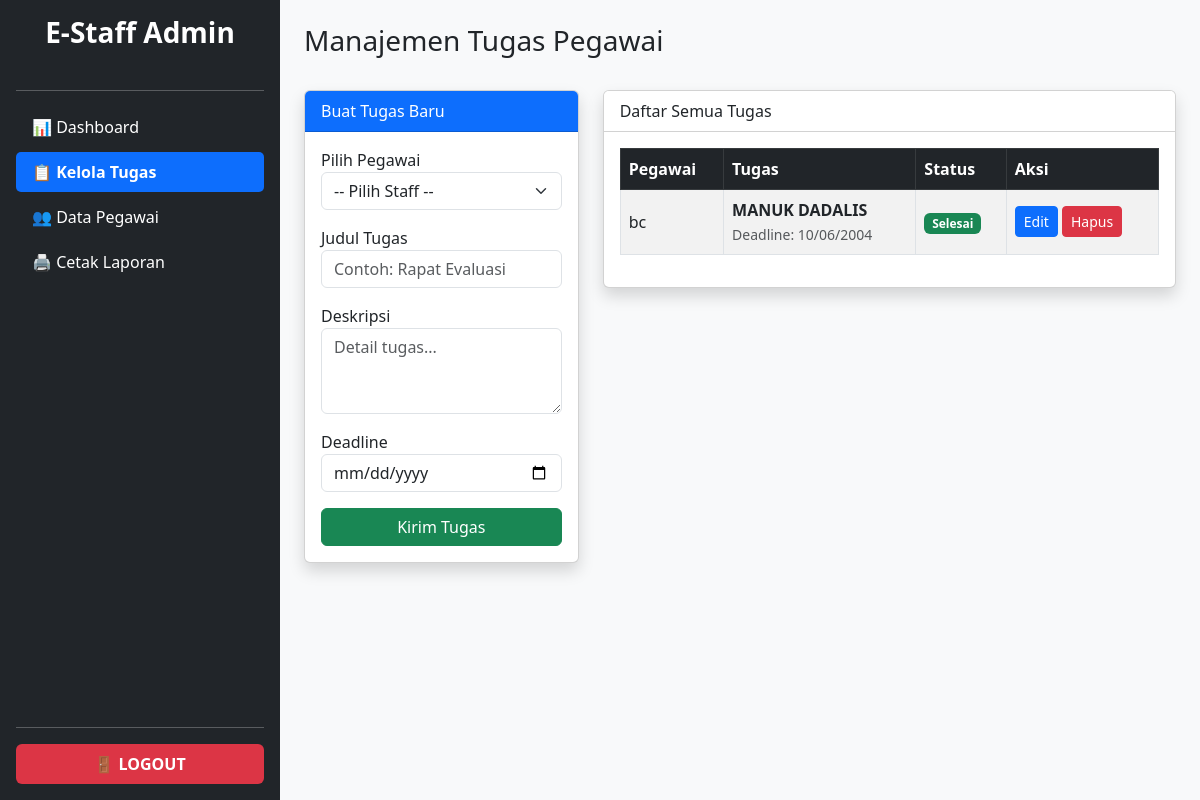
The app's page /admin/tugas.php (signed in) with its own data.
### tables this page shows
CREATE TABLE `tugas` (
  `id` int(11) NOT NULL,
  `user_id` int(11) NOT NULL,
  `judul` varchar(100) NOT NULL,
  `deskripsi` text DEFAULT NULL,
  `deadline` date DEFAULT NULL,
  `status` enum('Belum Selesai','Selesai') DEFAULT 'Belum Selesai',
  `created_at` timestamp NOT NULL DEFAULT current_timestamp()
);

CREATE TABLE `users` (
  `id` int(11) NOT NULL,
  `username` varchar(50) NOT NULL,
  `email` varchar(100) NOT NULL,
  `password` varchar(255) NOT NULL,
  `nama_lengkap` varchar(100) NOT NULL,
  `role` enum('admin','staff') DEFAULT 'staff',
  `foto_profil` varchar(255) DEFAULT 'default.png',
  `is_active` tinyint(1) DEFAULT 0,
  `activation_code` varchar(255) DEFAULT NULL,
  `created_at` timestamp NOT NULL DEFAULT current_timestamp()
);

### admin/tugas.php (the view, shortened to what this page needs)
<?php
include('../config/koneksi.php');
?>
<!DOCTYPE html>
<html lang="id">
<head>
    <link href="https://cdn.jsdelivr.net/npm/bootstrap@5.3.0/dist/css/bootstrap.min.css" rel="stylesheet">
</head>
<body>
<div class="d-flex">
    <?php
    include('sidebar.php');
    ?>
    <div class="bg-light p-4 content">
        <div class="d-flex justify-content-between mb-4">
            <h3>Manajemen Tugas Pegawai</h3>
        </div>
        <div class="row">
            <div class="col-md-4">
                <div class="card shadow mb-4">
                    <div class="card-header bg-primary text-white">Buat Tugas Baru</div>
                    <div class="card-body">
                        <form method="POST">
                            <div class="mb-3">
                                <label>Pilih Pegawai</label>
                                <select name="user_id" class="form-select" required>
                                    <option value="">-- Pilih Staff --</option>
                                </select>
                            </div>
                            <div class="mb-3">
                                <label>Judul Tugas</label>
                                <input type="text" name="judul" class="form-control" required placeholder="Contoh: Rapat Evaluasi">
                            </div>
                            <div class="mb-3">
                                <label>Deskripsi</label>
                                <textarea name="deskripsi" class="form-control" rows="3" placeholder="Detail tugas..."></textarea>
                            </div>
                            <div class="mb-3">
                                <label>Deadline</label>
                                <input type="date" name="deadline" class="form-control" required>
                            </div>
                            <button type="submit" name="simpan_tugas" class="btn btn-success w-100">Kirim Tugas</button>
                        </form>
                    </div>
                </div>
            </div>
            <div class="col-md-8">
                <div class="card shadow">
                    <div class="card-header bg-white">Daftar Semua Tugas</div>
                    <div class="card-body">
                        <table class="table table-bordered table-striped align-middle">
                            <thead class="table-dark">
                                <tr>
                                    <th>Pegawai</th>
                                    <th>Tugas</th>
                                    <th>Status</th>
                                    <th>Aksi</th>
                                </tr>
                            </thead>
                            <tbody>
                                <?php
                                $query = "SELECT tugas.*, users.nama_lengkap
                                          FROM tugas
                                          JOIN users ON tugas.user_id = users.id
                                          ORDER BY tugas.id DESC";
                                $result = mysqli_query($koneksi, $query);
                                if(mysqli_num_rows($result) > 0) {
                                    while($row = mysqli_fetch_assoc($result)){
                                ?>
                                <tr>
                                    <td><?php echo $row['nama_lengkap']; ?></td>
                                    <td>
                                        <strong><?php echo $row['judul']; ?></strong><br>
                                        <small class="text-muted">Deadline: <?php echo date('d/m/Y', strtotime($row['deadline'])); ?></small>
                                    </td>
                                    <td>
                                        <?php if($row['status'] == 'Selesai'){ ?>
                                            <span class="badge bg-success">Selesai</span>
                                        <?php } else { ?>
                                            <span class="badge bg-warning text-dark">Pending</span>
                                        <?php } ?>
                                    </td>
                                    <td>
                                        <a href="tugas-edit.php?id=<?php echo $row['id']; ?>" class="btn btn-sm btn-primary">Edit</a>
                                        <a href="tugas.php?hapus=<?php echo $row['id']; ?>" class="btn btn-sm btn-danger" onclick="return confirm('Hapus tugas ini?')">Hapus</a>
                                    </td>
                                </tr>
                                <?php
                                    }
                                } else {
                                    echo "<tr><td colspan='4' class='text-center'>Belum ada tugas.</td></tr>";
                                }
                                ?>
                            </tbody>
                        </table>
                    </div>
                </div>
            </div>
        </div>
    </div>
</div>
</body>
</html>

### admin/tugas.php (style rules this page uses)
.content { width: 100%; }

### records on screen
tugas: user.nama_lengkap "bc", judul "MANUK DADALIS", deadline "10/06/2004", status "Selesai"
